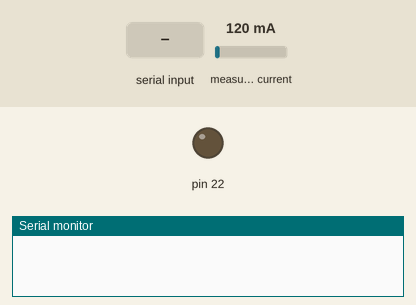
This sketch was run on a simulated Arduino Mega 2560, built with avr-gcc and run on an emulated ATmega2560. Shown: output pins drawn as LEDs (lit = HIGH), the last lines printed to the serial monitor. Inputs (shaded band) come from the test bench; at power-on: measured current 120 mA.

Above: at 1.2 s.
1.3 s: "90,45,200\n" received over Serial
At 1.7 s:
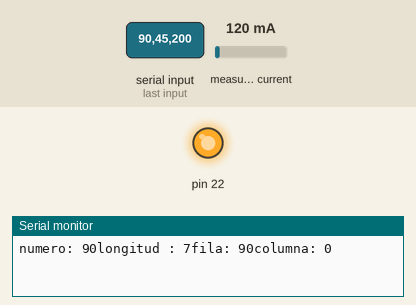
Timing chart, 0 to 4.3 s (numbered marks = the images above; inputs shaded):
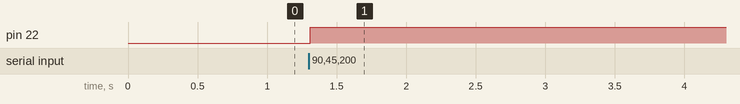

Measured:
- after the input at 1.3 s, pin 22: LOW → HIGH at once

The sketch:

mootor-comunicacion-zerial.ino
```cpp
#include <Wire.h>
#include <Adafruit_INA219.h>

float current;
int aux;

Adafruit_INA219 ina219;

void setup() {
  Serial.begin(9600);
  aux = 0;

  uint32_t currentFrequency;
  ina219.begin();

  pinMode(22, OUTPUT);

// Fin de configuracion-----------------------------------------------------------------------------------------
}


void loop() {
  //delay(1500);
  if (Serial.available() > 0)
   {
      String str = Serial.readStringUntil('\n');
      String fila = str.substring(0,2);
      String columna = str.substring(2,4);
      long tamano = sizeof(str);
      //long tamano = strlen(str);
      int data = str.toInt();
      int f = fila.toInt();
      int c = columna.toInt();
      //DEBUG(data);
      Serial.print("numero: "); Serial.print(data); //Serial.println("A");
      Serial.print("longitud : "); Serial.print(tamano); //Serial.println("A");
      Serial.print("fila: "); Serial.print(f); //Serial.println("A");
      Serial.print("columna: "); Serial.print(c); //Serial.println("A");
      Serial.println("");
      //invento Se puede comentar
    //enciendo motor--------------
      digitalWrite(22 , HIGH);
      delay(1500);
      while(1){
       unsigned long antes=millis();
       current = ina219.getCurrent_mA();

       if (current <5){
         aux = aux + 1;

         if (aux < 2){
           delay(150);
           current = ina219.getCurrent_mA();
            }
       if (aux == 2){
         digitalWrite(22 , LOW);
         //delay(10000);
         //digitalWrite(22 , HIGH);
         //delay(1500);
         aux =0;
         break;
       }
       unsigned long despues=millis();
       unsigned long transcurridos= despues-antes;
       }

     //delay(10000);
      }
   }

  //Serial.print("tiempo:       "); Serial.print(transcurridos); Serial.println("S");
}
```
